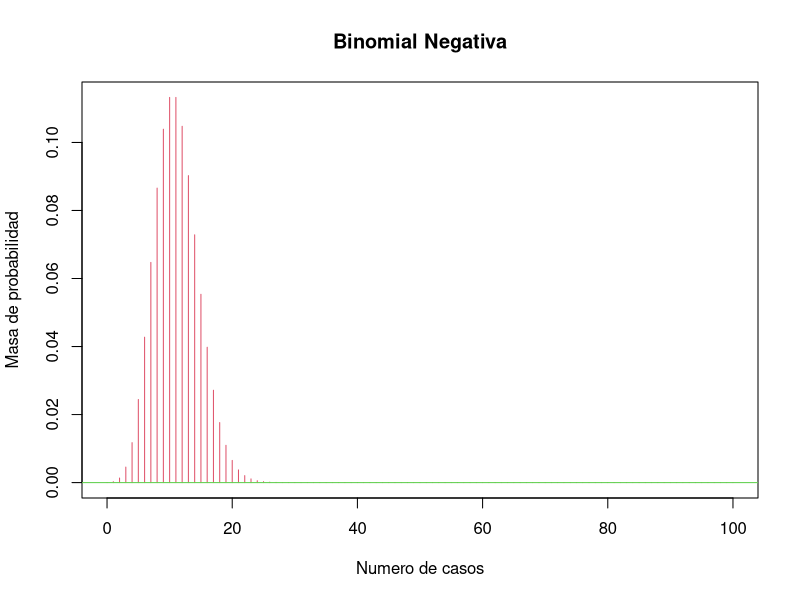
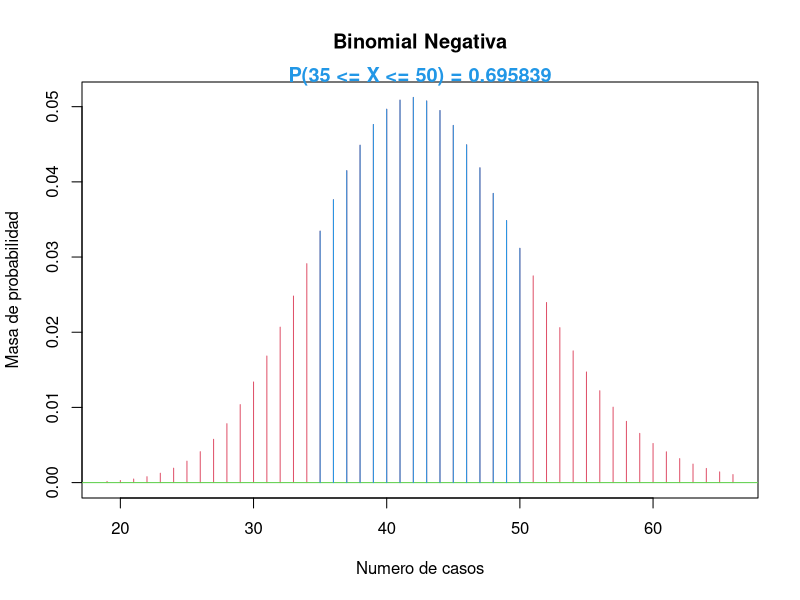

Here is the R script that generated these plots, in order:
BinNeg.Plot <-function(r, p,low=0,high=r,scale=F,a=NA,b=NA,calcProb=!all(is.na(c(a,b))),quantile=NA,calcQuant=!is.na(quantile)){
  # Binomial Negativa
  sd = sqrt(r*(1-p)/p^2)
  if(scale && (r > 10)){
    low = max(0, round(r*(1-p)/p-3*sd))
    high = min(r, round(r*(1-p)/p+3*sd))
  }
  values = low:high
  probs = dnbinom(values,r,p)
  plot(c(low,high), c(0,max(probs)), type = "n", 
       xlab = "Numero de casos",
       ylab = "Masa de probabilidad",
       main = "Binomial Negativa")
  lines(values, probs, type = "h", col = 2)
  abline(h=0,col=3)
  if(calcProb) {
    if(is.na(a))
      a = 0
    if(is.na(b))
      b = r
    if(a > b) {
      d = a
      a = b
      b = d
    }
    a = round(a)
    b = round(b)
    prob = pnbinom(b,r,p) - pnbinom(a-1,r,p)
    title(paste("P(",a," <= X <= ",b,") = ",round(prob,6),sep=""),line=0,col.main=4)
    u = seq(max(c(a,low)),min(c(b,high)), by=1)
    v = dnbinom(u,r,p)
    lines(u,v,type="h",col=4)
  }
  else if(calcQuant==T) {
    if(quantile < 0 || quantile > 1)
      stop("El cuantil debe estar entre 0 y 1")
    x = qnbinom(quantile,r,p)
    title(paste(" ",quantile," quantile = ",x,sep=""),line=0,col.main=4)
    u = 0:x
    v = dnbinom(u,r,p)
    lines(u,v,type="h",col=2)
  }
  return(invisible())
}

BinNeg.Plot(100,0.9)

BinNeg.Plot(100,0.7,a=35,b=50,scale=T)
